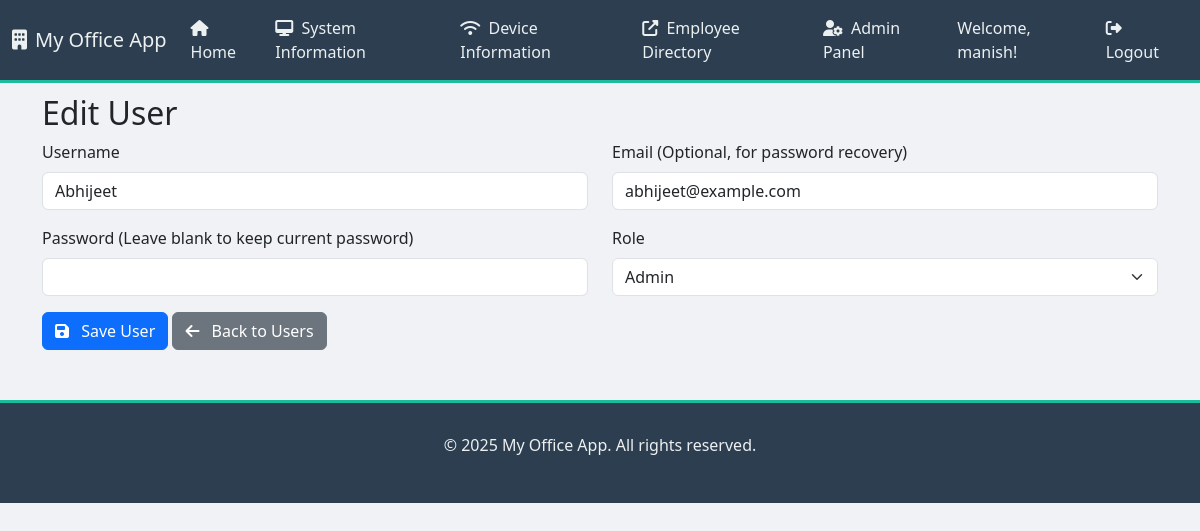
The page /admin/users/edit/1 (signed in) on the database its author committed.
### app.py (models this page shows, shortened)
class User(UserMixin, db.Model):
    id = db.Column(db.Integer, primary_key=True)
    username = db.Column(db.String(80), unique=True, nullable=False)
    email = db.Column(db.String(120), unique=True, nullable=True) # Added email for future password reset
    password_hash = db.Column(db.String(128))
    role = db.Column(db.String(80), default='user') # 'user' or 'admin'

### app.py (the view, shortened to what this page needs)
@app.route('/admin/users/edit/<int:id>', methods=['GET', 'POST'])
@login_required
@admin_required
def edit_user(id):
    user = User.query.get_or_404(id)
    return render_template('admin_user_form.html', user=user, title='Edit User')

### app.py (called while the page is built)
@app.context_processor
def inject_datetime():
    return {'datetime': datetime}

@login_manager.user_loader
def load_user(user_id):
    return User.query.get(int(user_id))

def admin_required(f):
    @wraps(f)
    def decorated_function(*args, **kwargs):
        if not current_user.is_authenticated or current_user.role != 'admin':
            flash('You do not have administrative access to view this page.', 'danger')
            return redirect(url_for('index')) # Redirect to home if not admin
        return f(*args, **kwargs)
    return decorated_function

### templates/admin_user_form.html (shortened to what this page needs)
{% extends "base.html" %}
{% block content %}
    <div class="container mt-4">
        <h2>{{ title }}</h2>
        <form method="POST">
            <div class="row">
                <div class="col-md-6 mb-3">
                    <label for="username" class="form-label">Username</label>
                    <input type="text" class="form-control" id="username" name="username" value="{{ user.username if user else '' }}" required>
                </div>
                <div class="col-md-6 mb-3">
                    <label for="email" class="form-label">Email (Optional, for password recovery)</label>
                    <input type="email" class="form-control" id="email" name="email" value="{{ user.email if user else '' }}">
                </div>
                <div class="col-md-6 mb-3">
                    <label for="password" class="form-label">Password {% if user %}(Leave blank to keep current password){% else %}(Required){% endif %}</label>
                    <input type="password" class="form-control" id="password" name="password" {% if not user %}required{% endif %}>
                </div>
                <div class="col-md-6 mb-3">
                    <label for="role" class="form-label">Role</label>
                    <select class="form-select" id="role" name="role">
                        <option value="admin" {% if user and user.role == 'admin' %}selected{% endif %}>Admin</option>
                    </select>
                </div>
            </div>
            <button type="submit" class="btn btn-primary"><i class="fas fa-save me-2"></i> Save User</button>
            <a href="{{ url_for('admin_users') }}" class="btn btn-secondary"><i class="fas fa-arrow-left me-2"></i> Back to Users</a>
        </form>
    </div>
{% endblock %}

### templates/base.html (shortened to what this page needs)
<!DOCTYPE html>
<html lang="en">
<head>
    <link href="https://cdn.jsdelivr.net/npm/bootstrap@5.3.3/dist/css/bootstrap.min.css" rel="stylesheet">
    <link rel="stylesheet" href="https://cdnjs.cloudflare.com/ajax/libs/font-awesome/6.5.2/css/all.min.css" />
    <link rel="stylesheet" href="https://cdnjs.cloudflare.com/ajax/libs/animate.css/4.1.1/animate.min.css"/>
</head>
<body>
    <nav class="navbar navbar-expand-lg navbar-dark fixed-top">
        <div class="container-fluid">
            <a class="navbar-brand" href="{{ url_for('index') }}">
                <i class="fas fa-building me-2"></i>My Office App
            </a>
            <div class="collapse navbar-collapse" id="navbarNav">
                <ul class="navbar-nav me-auto mb-2 mb-lg-0">
                    <li class="nav-item">
                        <a class="nav-link" aria-current="page" href="{{ url_for('index') }}">
                            <i class="fas fa-home me-1"></i> Home
                        </a>
                    </li>
                    <li class="nav-item">
                        <a class="nav-link" href="{{ url_for('system_info_list') }}">
                            <i class="fas fa-desktop me-1"></i> System Information
                        </a>
                    </li>
                    <li class="nav-item">
                        <a class="nav-link" href="{{ url_for('router_info_list') }}">
                            <i class="fas fa-wifi me-1"></i> Device Information
                        </a>
                    </li>
                    <li class="nav-item">
                        <a class="nav-link" href="http://172.16.16.191:5002" target="_blank">
                            <i class="fas fa-external-link-alt me-1"></i> Employee Directory
                        </a>
                    </li>
                    {% if current_user.is_authenticated and current_user.role == 'admin' %}
                    <li class="nav-item">
                        <a class="nav-link" href="{{ url_for('admin_users') }}"><i class="fas fa-user-cog me-1"></i> Admin Panel</a>
                    </li>
                    {% endif %}
                </ul>
                <ul class="navbar-nav ms-auto">
                    {% if current_user.is_authenticated %}
                    <li class="nav-item">
                        <span class="nav-link text-white">Welcome, {{ current_user.username }}!</span>
                    </li>
                    <li class="nav-item">
                        <a class="nav-link" href="{{ url_for('logout') }}"><i class="fas fa-sign-out-alt me-1"></i> Logout</a>
                    </li>
                    {% else %}
                    <li class="nav-item">
                        <a class="nav-link" href="{{ url_for('login') }}"><i class="fas fa-sign-in-alt me-1"></i> Login</a>
                    </li>
                    {% endif %}
                </ul>
            </div>
        </div>
    </nav>
    <div id="flash-messages-container">
    </div>
    <div class="container-fluid mt-4">
        {% block content %}{% endblock %}
    </div>
    <footer class="footer">
        <div class="container">
            <p>&copy; {{ datetime.now().year }} My Office App. All rights reserved.</p>
        </div>
    </footer>
</body>
</html>

### templates/base.html (style rules this page uses)
body { font-family: 'Segoe UI', Tahoma, Geneva, Verdana, sans-serif; background-color: #f0f2f5; overflow-x: hidden; padding-top: 70px; }
.navbar { background-color: #2c3e50 !important; border-bottom: 3px solid #1abc9c; }
.navbar-brand, .nav-link { color: #ecf0f1 !important; font-weight: 500; }
.footer { background-color: #2c3e50; color: #ecf0f1; padding: 30px 0; text-align: center; margin-top: 50px; border-top: 3px solid #1abc9c; }
#flash-messages-container { position: fixed; top: 70px; left: 0; right: 0; z-index: 1050; padding: 10px 15px; pointer-events: none; display: flex; justify-content: center; }

### rows shown on the page
User: username "manish"
User: username "Abhijeet", email "abhijeet@example.com", role "Admin"

### other values the page prints
{{ title }} "Edit User"
